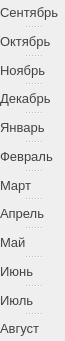
   <widget class="QSplitter" name="months">
    <property name="enabled">
     <bool>true</bool>
    </property>
    <property name="geometry">
     <rect>
      <x>38</x>
      <y>17</y>
      <width>65</width>
      <height>341</height>
     </rect>
    </property>
    <property name="sizePolicy">
     <sizepolicy hsizetype="Fixed" vsizetype="Fixed">
      <horstretch>0</horstretch>
      <verstretch>0</verstretch>
     </sizepolicy>
    </property>
    <property name="palette">
     <palette>
      <active>
       <colorrole role="WindowText">
        <brush brushstyle="SolidPattern">
         <color alpha="255">
          <red>66</red>
          <green>66</green>
          <blue>66</blue>
         </color>
        </brush>
       </colorrole>
       <colorrole role="Text">
        <brush brushstyle="SolidPattern">
         <color alpha="255">
          <red>66</red>
          <green>66</green>
          <blue>66</blue>
         </color>
        </brush>
       </colorrole>
      </active>
      <inactive>
       <colorrole role="WindowText">
        <brush brushstyle="SolidPattern">
         <color alpha="255">
          <red>66</red>
          <green>66</green>
          <blue>66</blue>
         </color>
        </brush>
       </colorrole>
       <colorrole role="Text">
        <brush brushstyle="SolidPattern">
         <color alpha="255">
          <red>66</red>
          <green>66</green>
          <blue>66</blue>
         </color>
        </brush>
       </colorrole>
      </inactive>
      <disabled>
       <colorrole role="WindowText">
        <brush brushstyle="SolidPattern">
         <color alpha="255">
          <red>120</red>
          <green>120</green>
          <blue>120</blue>
         </color>
        </brush>
       </colorrole>
       <colorrole role="Text">
        <brush brushstyle="SolidPattern">
         <color alpha="255">
          <red>120</red>
          <green>120</green>
          <blue>120</blue>
         </color>
        </brush>
       </colorrole>
      </disabled>
     </palette>
    </property>
    <property name="font">
     <font>
      <pointsize>10</pointsize>
     </font>
    </property>
    <property name="orientation">
     <enum>Qt::Vertical</enum>
    </property>
    <widget class="QLabel" name="labelSep">
     <property name="enabled">
      <bool>true</bool>
     </property>
     <property name="sizePolicy">
      <sizepolicy hsizetype="Fixed" vsizetype="Fixed">
       <horstretch>0</horstretch>
       <verstretch>0</verstretch>
      </sizepolicy>
     </property>
     <property name="palette">
      <palette>
       <active>
        <colorrole role="WindowText">
         <brush brushstyle="SolidPattern">
          <color alpha="255">
           <red>66</red>
           <green>66</green>
           <blue>66</blue>
          </color>
         </brush>
        </colorrole>
        <colorrole role="Text">
         <brush brushstyle="SolidPattern">
          <color alpha="255">
           <red>66</red>
           <green>66</green>
           <blue>66</blue>
          </color>
         </brush>
        </colorrole>
        <colorrole role="ButtonText">
         <brush brushstyle="SolidPattern">
          <color alpha="255">
           <red>66</red>
           <green>66</green>
           <blue>66</blue>
          </color>
         </brush>
        </colorrole>
       </active>
       <inactive>
        <colorrole role="WindowText">
         <brush brushstyle="SolidPattern">
          <color alpha="255">
           <red>66</red>
           <green>66</green>
           <blue>66</blue>
          </color>
         </brush>
        </colorrole>
        <colorrole role="Text">
         <brush brushstyle="SolidPattern">
          <color alpha="255">
           <red>66</red>
           <green>66</green>
           <blue>66</blue>
          </color>
         </brush>
        </colorrole>
        <colorrole role="ButtonText">
         <brush brushstyle="SolidPattern">
          <color alpha="255">
           <red>66</red>
           <green>66</green>
           <blue>66</blue>
          </color>
         </brush>
        </colorrole>
       </inactive>
       <disabled>
        <colorrole role="WindowText">
         <brush brushstyle="SolidPattern">
          <color alpha="255">
           <red>120</red>
           <green>120</green>
           <blue>120</blue>
          </color>
         </brush>
        </colorrole>
        <colorrole role="Text">
         <brush brushstyle="SolidPattern">
          <color alpha="255">
           <red>120</red>
           <green>120</green>
           <blue>120</blue>
          </color>
         </brush>
        </colorrole>
        <colorrole role="ButtonText">
         <brush brushstyle="SolidPattern">
          <color alpha="255">
           <red>120</red>
           <green>120</green>
           <blue>120</blue>
          </color>
         </brush>
        </colorrole>
       </disabled>
      </palette>
     </property>
     <property name="font">
      <font>
       <pointsize>10</pointsize>
      </font>
     </property>
     <property name="text">
      <string>Сентябрь</string>
     </property>
    </widget>
    <widget class="QLabel" name="labelOct">
     <property name="enabled">
      <bool>true</bool>
     </property>
     <property name="sizePolicy">
      <sizepolicy hsizetype="Fixed" vsizetype="Fixed">
       <horstretch>0</horstretch>
       <verstretch>0</verstretch>
      </sizepolicy>
     </property>
     <property name="palette">
      <palette>
       <active>
        <colorrole role="WindowText">
         <brush brushstyle="SolidPattern">
          <color alpha="255">
           <red>66</red>
           <green>66</green>
           <blue>66</blue>
          </color>
         </brush>
        </colorrole>
        <colorrole role="Text">
         <brush brushstyle="SolidPattern">
          <color alpha="255">
           <red>66</red>
           <green>66</green>
           <blue>66</blue>
          </color>
         </brush>
        </colorrole>
       </active>
       <inactive>
        <colorrole role="WindowText">
         <brush brushstyle="SolidPattern">
          <color alpha="255">
           <red>66</red>
           <green>66</green>
           <blue>66</blue>
          </color>
         </brush>
        </colorrole>
        <colorrole role="Text">
         <brush brushstyle="SolidPattern">
          <color alpha="255">
           <red>66</red>
           <green>66</green>
           <blue>66</blue>
          </color>
         </brush>
        </colorrole>
       </inactive>
       <disabled>
        <colorrole role="WindowText">
         <brush brushstyle="SolidPattern">
          <color alpha="255">
           <red>120</red>
           <green>120</green>
           <blue>120</blue>
          </color>
         </brush>
        </colorrole>
        <colorrole role="Text">
         <brush brushstyle="SolidPattern">
          <color alpha="255">
           <red>120</red>
           <green>120</green>
           <blue>120</blue>
          </color>
         </brush>
        </colorrole>
       </disabled>
      </palette>
     </property>
     <property name="font">
      <font>
       <pointsize>10</pointsize>
      </font>
     </property>
     <property name="text">
      <string>Октябрь</string>
     </property>
    </widget>
    <widget class="QLabel" name="labelNov">
     <property name="enabled">
      <bool>true</bool>
     </property>
     <property name="sizePolicy">
      <sizepolicy hsizetype="Fixed" vsizetype="Fixed">
       <horstretch>0</horstretch>
       <verstretch>0</verstretch>
      </sizepolicy>
     </property>
     <property name="palette">
      <palette>
       <active>
        <colorrole role="WindowText">
         <brush brushstyle="SolidPattern">
          <color alpha="255">
           <red>66</red>
           <green>66</green>
           <blue>66</blue>
          </color>
         </brush>
        </colorrole>
        <colorrole role="Text">
         <brush brushstyle="SolidPattern">
          <color alpha="255">
           <red>66</red>
           <green>66</green>
           <blue>66</blue>
          </color>
         </brush>
        </colorrole>
       </active>
       <inactive>
        <colorrole role="WindowText">
         <brush brushstyle="SolidPattern">
          <color alpha="255">
           <red>66</red>
           <green>66</green>
           <blue>66</blue>
          </color>
         </brush>
        </colorrole>
        <colorrole role="Text">
         <brush brushstyle="SolidPattern">
          <color alpha="255">
           <red>66</red>
           <green>66</green>
           <blue>66</blue>
          </color>
         </brush>
        </colorrole>
       </inactive>
       <disabled>
        <colorrole role="WindowText">
         <brush brushstyle="SolidPattern">
          <color alpha="255">
           <red>120</red>
           <green>120</green>
           <blue>120</blue>
          </color>
         </brush>
        </colorrole>
        <colorrole role="Text">
         <brush brushstyle="SolidPattern">
          <color alpha="255">
           <red>120</red>
           <green>120</green>
           <blue>120</blue>
          </color>
         </brush>
        </colorrole>
       </disabled>
      </palette>
     </property>
     <property name="font">
      <font>
       <pointsize>10</pointsize>
      </font>
     </property>
     <property name="text">
      <string>Ноябрь</string>
     </property>
    </widget>
    <widget class="QLabel" name="labelDec">
     <property name="enabled">
      <bool>true</bool>
     </property>
     <property name="sizePolicy">
      <sizepolicy hsizetype="Fixed" vsizetype="Fixed">
       <horstretch>0</horstretch>
       <verstretch>0</verstretch>
      </sizepolicy>
     </property>
     <property name="palette">
      <palette>
       <active>
        <colorrole role="WindowText">
         <brush brushstyle="SolidPattern">
          <color alpha="255">
           <red>66</red>
           <green>66</green>
           <blue>66</blue>
          </color>
         </brush>
        </colorrole>
        <colorrole role="Text">
         <brush brushstyle="SolidPattern">
          <color alpha="255">
           <red>66</red>
           <green>66</green>
           <blue>66</blue>
          </color>
         </brush>
        </colorrole>
       </active>
       <inactive>
        <colorrole role="WindowText">
         <brush brushstyle="SolidPattern">
          <color alpha="255">
           <red>66</red>
           <green>66</green>
           <blue>66</blue>
          </color>
         </brush>
        </colorrole>
        <colorrole role="Text">
         <brush brushstyle="SolidPattern">
          <color alpha="255">
           <red>66</red>
           <green>66</green>
           <blue>66</blue>
          </color>
         </brush>
        </colorrole>
       </inactive>
       <disabled>
        <colorrole role="WindowText">
         <brush brushstyle="SolidPattern">
          <color alpha="255">
           <red>120</red>
           <green>120</green>
           <blue>120</blue>
          </color>
         </brush>
        </colorrole>
        <colorrole role="Text">
         <brush brushstyle="SolidPattern">
          <color alpha="255">
           <red>120</red>
           <green>120</green>
           <blue>120</blue>
          </color>
         </brush>
        </colorrole>
       </disabled>
      </palette>
     </property>
     <property name="font">
      <font>
       <pointsize>10</pointsize>
      </font>
     </property>
     <property name="text">
      <string>Декабрь</string>
     </property>
    </widget>
    <widget class="QLabel" name="labelJan">
     <property name="enabled">
      <bool>true</bool>
     </property>
     <property name="sizePolicy">
      <sizepolicy hsizetype="Fixed" vsizetype="Fixed">
       <horstretch>0</horstretch>
       <verstretch>0</verstretch>
      </sizepolicy>
     </property>
     <property name="palette">
      <palette>
       <active>
        <colorrole role="WindowText">
         <brush brushstyle="SolidPattern">
          <color alpha="255">
           <red>66</red>
           <green>66</green>
           <blue>66</blue>
          </color>
         </brush>
        </colorrole>
        <colorrole role="Text">
         <brush brushstyle="SolidPattern">
          <color alpha="255">
           <red>66</red>
           <green>66</green>
           <blue>66</blue>
          </color>
         </brush>
        </colorrole>
       </active>
       <inactive>
        <colorrole role="WindowText">
         <brush brushstyle="SolidPattern">
          <color alpha="255">
           <red>66</red>
           <green>66</green>
           <blue>66</blue>
          </color>
         </brush>
        </colorrole>
        <colorrole role="Text">
         <brush brushstyle="SolidPattern">
          <color alpha="255">
           <red>66</red>
           <green>66</green>
           <blue>66</blue>
          </color>
         </brush>
        </colorrole>
       </inactive>
       <disabled>
        <colorrole role="WindowText">
         <brush brushstyle="SolidPattern">
          <color alpha="255">
           <red>120</red>
           <green>120</green>
           <blue>120</blue>
          </color>
         </brush>
        </colorrole>
        <colorrole role="Text">
         <brush brushstyle="SolidPattern">
          <color alpha="255">
           <red>120</red>
           <green>120</green>
           <blue>120</blue>
          </color>
         </brush>
        </colorrole>
       </disabled>
      </palette>
     </property>
     <property name="font">
      <font>
       <pointsize>10</pointsize>
      </font>
     </property>
     <property name="text">
      <string>Январь</string>
     </property>
    </widget>
    <widget class="QLabel" name="labelFeb">
     <property name="enabled">
      <bool>true</bool>
     </property>
     <property name="sizePolicy">
      <sizepolicy hsizetype="Fixed" vsizetype="Fixed">
       <horstretch>0</horstretch>
       <verstretch>0</verstretch>
      </sizepolicy>
     </property>
     <property name="palette">
      <palette>
       <active>
        <colorrole role="WindowText">
         <brush brushstyle="SolidPattern">
          <color alpha="255">
           <red>66</red>
           <green>66</green>
           <blue>66</blue>
          </color>
         </brush>
        </colorrole>
        <colorrole role="Text">
         <brush brushstyle="SolidPattern">
          <color alpha="255">
           <red>66</red>
           <green>66</green>
           <blue>66</blue>
          </color>
         </brush>
        </colorrole>
       </active>
       <inactive>
        <colorrole role="WindowText">
         <brush brushstyle="SolidPattern">
          <color alpha="255">
           <red>66</red>
           <green>66</green>
           <blue>66</blue>
          </color>
         </brush>
        </colorrole>
        <colorrole role="Text">
         <brush brushstyle="SolidPattern">
          <color alpha="255">
           <red>66</red>
           <green>66</green>
           <blue>66</blue>
          </color>
         </brush>
        </colorrole>
       </inactive>
       <disabled>
        <colorrole role="WindowText">
         <brush brushstyle="SolidPattern">
          <color alpha="255">
           <red>120</red>
           <green>120</green>
           <blue>120</blue>
          </color>
         </brush>
        </colorrole>
        <colorrole role="Text">
         <brush brushstyle="SolidPattern">
          <color alpha="255">
           <red>120</red>
           <green>120</green>
           <blue>120</blue>
          </color>
         </brush>
        </colorrole>
       </disabled>
      </palette>
     </property>
     <property name="font">
      <font>
       <pointsize>10</pointsize>
      </font>
     </property>
     <property name="text">
      <string>Февраль</string>
     </property>
    </widget>
    <widget class="QLabel" name="labelMar">
     <property name="enabled">
      <bool>true</bool>
     </property>
     <property name="sizePolicy">
      <sizepolicy hsizetype="Fixed" vsizetype="Fixed">
       <horstretch>0</horstretch>
       <verstretch>0</verstretch>
      </sizepolicy>
     </property>
     <property name="palette">
      <palette>
       <active>
        <colorrole role="WindowText">
         <brush brushstyle="SolidPattern">
          <color alpha="255">
           <red>66</red>
           <green>66</green>
           <blue>66</blue>
          </color>
         </brush>
        </colorrole>
        <colorrole role="Text">
         <brush brushstyle="SolidPattern">
          <color alpha="255">
           <red>66</red>
           <green>66</green>
           <blue>66</blue>
          </color>
         </brush>
        </colorrole>
       </active>
       <inactive>
        <colorrole role="WindowText">
         <brush brushstyle="SolidPattern">
          <color alpha="255">
           <red>66</red>
           <green>66</green>
           <blue>66</blue>
          </color>
         </brush>
        </colorrole>
        <colorrole role="Text">
         <brush brushstyle="SolidPattern">
          <color alpha="255">
           <red>66</red>
           <green>66</green>
           <blue>66</blue>
          </color>
         </brush>
        </colorrole>
       </inactive>
       <disabled>
        <colorrole role="WindowText">
         <brush brushstyle="SolidPattern">
          <color alpha="255">
           <red>120</red>
           <green>120</green>
           <blue>120</blue>
          </color>
         </brush>
        </colorrole>
        <colorrole role="Text">
         <brush brushstyle="SolidPattern">
          <color alpha="255">
           <red>120</red>
           <green>120</green>
           <blue>120</blue>
          </color>
         </brush>
        </colorrole>
       </disabled>
      </palette>
     </property>
     <property name="font">
      <font>
       <pointsize>10</pointsize>
      </font>
     </property>
     <property name="text">
      <string>Март</string>
     </property>
    </widget>
    <widget class="QLabel" name="labelApr">
     <property name="enabled">
      <bool>true</bool>
     </property>
     <property name="sizePolicy">
      <sizepolicy hsizetype="Fixed" vsizetype="Fixed">
       <horstretch>0</horstretch>
       <verstretch>0</verstretch>
      </sizepolicy>
     </property>
     <property name="palette">
      <palette>
       <active>
        <colorrole role="WindowText">
         <brush brushstyle="SolidPattern">
          <color alpha="255">
           <red>66</red>
           <green>66</green>
           <blue>66</blue>
          </color>
         </brush>
        </colorrole>
        <colorrole role="Text">
         <brush brushstyle="SolidPattern">
          <color alpha="255">
           <red>66</red>
           <green>66</green>
           <blue>66</blue>
          </color>
         </brush>
        </colorrole>
       </active>
       <inactive>
        <colorrole role="WindowText">
         <brush brushstyle="SolidPattern">
          <color alpha="255">
           <red>66</red>
           <green>66</green>
           <blue>66</blue>
          </color>
         </brush>
        </colorrole>
        <colorrole role="Text">
         <brush brushstyle="SolidPattern">
          <color alpha="255">
           <red>66</red>
           <green>66</green>
           <blue>66</blue>
          </color>
         </brush>
        </colorrole>
       </inactive>
       <disabled>
        <colorrole role="WindowText">
         <brush brushstyle="SolidPattern">
          <color alpha="255">
           <red>120</red>
           <green>120</green>
           <blue>120</blue>
          </color>
         </brush>
        </colorrole>
        <colorrole role="Text">
         <brush brushstyle="SolidPattern">
          <color alpha="255">
           <red>120</red>
           <green>120</green>
           <blue>120</blue>
          </color>
         </brush>
        </colorrole>
       </disabled>
      </palette>
     </property>
     <property name="font">
      <font>
       <pointsize>10</pointsize>
      </font>
     </property>
     <property name="text">
      <string>Апрель</string>
     </property>
    </widget>
    <widget class="QLabel" name="labelMay">
     <property name="enabled">
      <bool>true</bool>
     </property>
     <property name="sizePolicy">
      <sizepolicy hsizetype="Fixed" vsizetype="Fixed">
       <horstretch>0</horstretch>
       <verstretch>0</verstretch>
      </sizepolicy>
     </property>
     <property name="palette">
      <palette>
       <active>
        <colorrole role="WindowText">
         <brush brushstyle="SolidPattern">
          <color alpha="255">
           <red>66</red>
           <green>66</green>
           <blue>66</blue>
          </color>
         </brush>
        </colorrole>
        <colorrole role="Text">
         <brush brushstyle="SolidPattern">
          <color alpha="255">
           <red>66</red>
           <green>66</green>
           <blue>66</blue>
          </color>
         </brush>
        </colorrole>
       </active>
       <inactive>
        <colorrole role="WindowText">
         <brush brushstyle="SolidPattern">
          <color alpha="255">
           <red>66</red>
           <green>66</green>
           <blue>66</blue>
          </color>
         </brush>
        </colorrole>
        <colorrole role="Text">
         <brush brushstyle="SolidPattern">
          <color alpha="255">
           <red>66</red>
           <green>66</green>
           <blue>66</blue>
          </color>
         </brush>
        </colorrole>
       </inactive>
       <disabled>
        <colorrole role="WindowText">
         <brush brushstyle="SolidPattern">
          <color alpha="255">
           <red>120</red>
           <green>120</green>
           <blue>120</blue>
          </color>
         </brush>
        </colorrole>
        <colorrole role="Text">
         <brush brushstyle="SolidPattern">
          <color alpha="255">
           <red>120</red>
           <green>120</green>
           <blue>120</blue>
          </color>
         </brush>
        </colorrole>
       </disabled>
      </palette>
     </property>
     <property name="font">
      <font>
       <pointsize>10</pointsize>
      </font>
     </property>
     <property name="text">
      <string>Май</string>
     </property>
    </widget>
    <widget class="QLabel" name="labelJun">
     <property name="enabled">
      <bool>true</bool>
     </property>
     <property name="sizePolicy">
      <sizepolicy hsizetype="Fixed" vsizetype="Fixed">
       <horstretch>0</horstretch>
       <verstretch>0</verstretch>
      </sizepolicy>
     </property>
     <property name="palette">
      <palette>
       <active>
        <colorrole role="WindowText">
         <brush brushstyle="SolidPattern">
          <color alpha="255">
           <red>66</red>
           <green>66</green>
           <blue>66</blue>
          </color>
         </brush>
        </colorrole>
        <colorrole role="Text">
         <brush brushstyle="SolidPattern">
          <color alpha="255">
           <red>66</red>
           <green>66</green>
           <blue>66</blue>
          </color>
         </brush>
        </colorrole>
       </active>
       <inactive>
        <colorrole role="WindowText">
         <brush brushstyle="SolidPattern">
          <color alpha="255">
           <red>66</red>
           <green>66</green>
           <blue>66</blue>
          </color>
         </brush>
        </colorrole>
        <colorrole role="Text">
         <brush brushstyle="SolidPattern">
          <color alpha="255">
           <red>66</red>
           <green>66</green>
           <blue>66</blue>
          </color>
         </brush>
        </colorrole>
       </inactive>
       <disabled>
        <colorrole role="WindowText">
         <brush brushstyle="SolidPattern">
          <color alpha="255">
           <red>120</red>
           <green>120</green>
           <blue>120</blue>
          </color>
         </brush>
        </colorrole>
        <colorrole role="Text">
         <brush brushstyle="SolidPattern">
          <color alpha="255">
           <red>120</red>
           <green>120</green>
           <blue>120</blue>
          </color>
         </brush>
        </colorrole>
       </disabled>
      </palette>
     </property>
     <property name="font">
      <font>
       <pointsize>10</pointsize>
      </font>
     </property>
     <property name="text">
      <string>Июнь</string>
     </property>
    </widget>
    <widget class="QLabel" name="labelJul">
     <property name="enabled">
      <bool>true</bool>
     </property>
     <property name="sizePolicy">
      <sizepolicy hsizetype="Fixed" vsizetype="Fixed">
       <horstretch>0</horstretch>
       <verstretch>0</verstretch>
      </sizepolicy>
     </property>
     <property name="palette">
      <palette>
       <active>
        <colorrole role="WindowText">
         <brush brushstyle="SolidPattern">
          <color alpha="255">
           <red>66</red>
           <green>66</green>
           <blue>66</blue>
          </color>
         </brush>
        </colorrole>
        <colorrole role="Text">
         <brush brushstyle="SolidPattern">
          <color alpha="255">
           <red>66</red>
           <green>66</green>
           <blue>66</blue>
          </color>
         </brush>
        </colorrole>
       </active>
       <inactive>
        <colorrole role="WindowText">
         <brush brushstyle="SolidPattern">
          <color alpha="255">
           <red>66</red>
           <green>66</green>
           <blue>66</blue>
          </color>
         </brush>
        </colorrole>
        <colorrole role="Text">
         <brush brushstyle="SolidPattern">
          <color alpha="255">
           <red>66</red>
           <green>66</green>
           <blue>66</blue>
          </color>
         </brush>
        </colorrole>
       </inactive>
       <disabled>
        <colorrole role="WindowText">
         <brush brushstyle="SolidPattern">
          <color alpha="255">
           <red>120</red>
           <green>120</green>
           <blue>120</blue>
          </color>
         </brush>
        </colorrole>
        <colorrole role="Text">
         <brush brushstyle="SolidPattern">
          <color alpha="255">
           <red>120</red>
           <green>120</green>
           <blue>120</blue>
          </color>
         </brush>
        </colorrole>
       </disabled>
      </palette>
     </property>
     <property name="font">
      <font>
       <pointsize>10</pointsize>
      </font>
     </property>
     <property name="text">
      <string>Июль</string>
     </property>
    </widget>
    <widget class="QLabel" name="labelAug">
     <property name="enabled">
      <bool>true</bool>
     </property>
     <property name="sizePolicy">
      <sizepolicy hsizetype="Fixed" vsizetype="Fixed">
       <horstretch>0</horstretch>
       <verstretch>0</verstretch>
      </sizepolicy>
     </property>
     <property name="palette">
      <palette>
       <active>
        <colorrole role="WindowText">
         <brush brushstyle="SolidPattern">
          <color alpha="255">
           <red>66</red>
           <green>66</green>
           <blue>66</blue>
          </color>
         </brush>
        </colorrole>
        <colorrole role="Text">
         <brush brushstyle="SolidPattern">
          <color alpha="255">
           <red>66</red>
           <green>66</green>
           <blue>66</blue>
          </color>
         </brush>
        </colorrole>
       </active>
       <inactive>
        <colorrole role="WindowText">
         <brush brushstyle="SolidPattern">
          <color alpha="255">
           <red>66</red>
           <green>66</green>
           <blue>66</blue>
          </color>
         </brush>
        </colorrole>
        <colorrole role="Text">
         <brush brushstyle="SolidPattern">
          <color alpha="255">
           <red>66</red>
           <green>66</green>
           <blue>66</blue>
          </color>
         </brush>
        </colorrole>
       </inactive>
       <disabled>
        <colorrole role="WindowText">
         <brush brushstyle="SolidPattern">
          <color alpha="255">
           <red>120</red>
           <green>120</green>
           <blue>120</blue>
          </color>
         </brush>
        </colorrole>
        <colorrole role="Text">
         <brush brushstyle="SolidPattern">
          <color alpha="255">
           <red>120</red>
           <green>120</green>
           <blue>120</blue>
          </color>
         </brush>
        </colorrole>
       </disabled>
      </palette>
     </property>
     <property name="font">
      <font>
       <pointsize>10</pointsize>
      </font>
     </property>
     <property name="text">
      <string>Август</string>
     </property>
    </widget>
   </widget>
